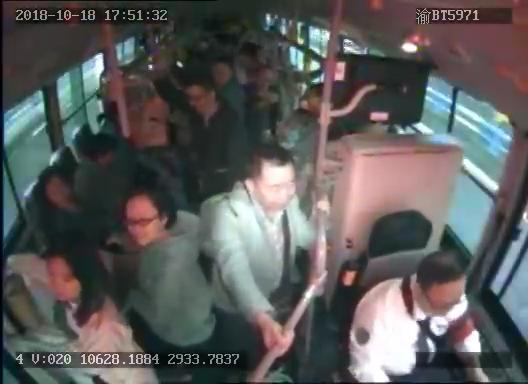
#> input picture test.jpg, 528 x 384 px
$ python client.py test.jpg
#> lines starting #> are read from the running program, lines starting #| are printed output that depends on the picture
import cv2
import json
import requests
import sys

def main():
    if(len(sys.argv)<2):
        print("使用方法：python client.py path2image.jpg")
        return 0
    path=sys.argv[1]
    img = cv2.imread(path)
#> img is the input picture: shape (384, 528, 3); mean B, G, R 89.8, 90.4, 90.6
    img=cv2.resize(img, (299, 299), interpolation=cv2.INTER_CUBIC)
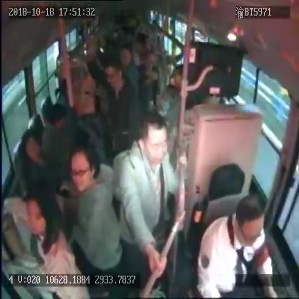
#> img: shape (299, 299, 3); mean B, G, R 89.8, 90.5, 90.7
    res = {'image':str(img.tolist())}
    #print(res)
    data = json.dumps(res)
    # cls = requests.post("http://139.198.18.130:8082", data=json.dumps(res))
    cls = requests.post("http://172.20.53.158:8082", data=json.dumps(res))
    print(["状态码：",cls.status_code])
    print(["分类结果:",cls.text,"级拥挤"])

    cv2.imshow("img",img)
    cv2.waitKey(0)

if(__name__=='__main__'):
    main()
#> (the call stopped at in main, `cls = requests.post("http://172.20.53.158:8082", data=json.dumps(res))`: requests is not available in this run)
